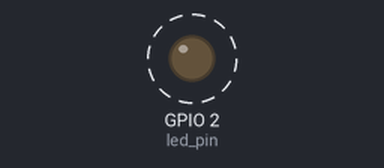
The sketch below on a simulated ESP32. Parts: output pins drawn as LEDs (lit = HIGH). Dashed ring = blinking.

Above: at 0.5 s.
Timing chart, 0 to 4.6 s (numbered marks = the images above):
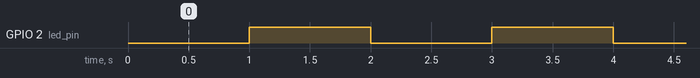

The sketch:

HardwareTimer_SimpleBlink.ino
```cpp
//80MHz clock
static const uint16_t timer_divider = 80; //divder so clock ticks at 1 MHZ
static const uint64_t timer_max_count = 1000000;

static const int led_pin = 2;

//esp-32 timer
static hw_timer_t *timer = NULL;

//isr - in ram instead of flash so its faster access
void IRAM_ATTR onTimer()
{
  int pin_state = digitalRead(led_pin);
  digitalWrite(led_pin, !pin_state);
}


void setup() {
  // put your setup code here, to run once:
  pinMode(led_pin, OUTPUT);

  timer = timerBegin(0, timer_divider, true);

  timerAttachInterrupt(timer, &onTimer, true);

  timerAlarmWrite(timer, timer_max_count, true);

  timerAlarmEnable(timer);


}

void loop() {
  // put your main code here, to run repeatedly:

}
```

Measured:
- by itself, GPIO 2 (led_pin): alternates HIGH for 1.0 s and LOW for 1.0 s
